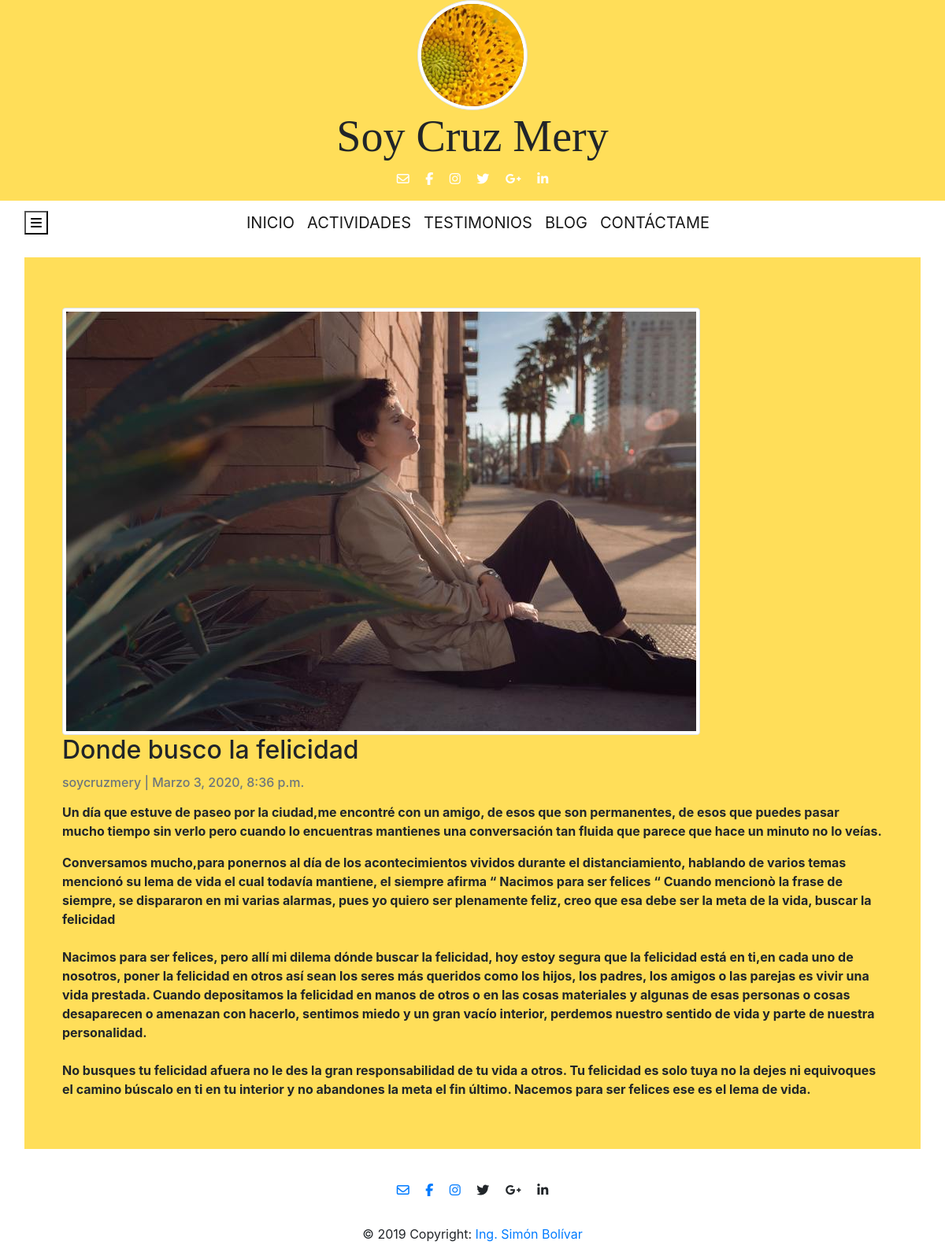
/blog/Donde_busco_la_felicidad/, run on an earlier commit of the app's database.
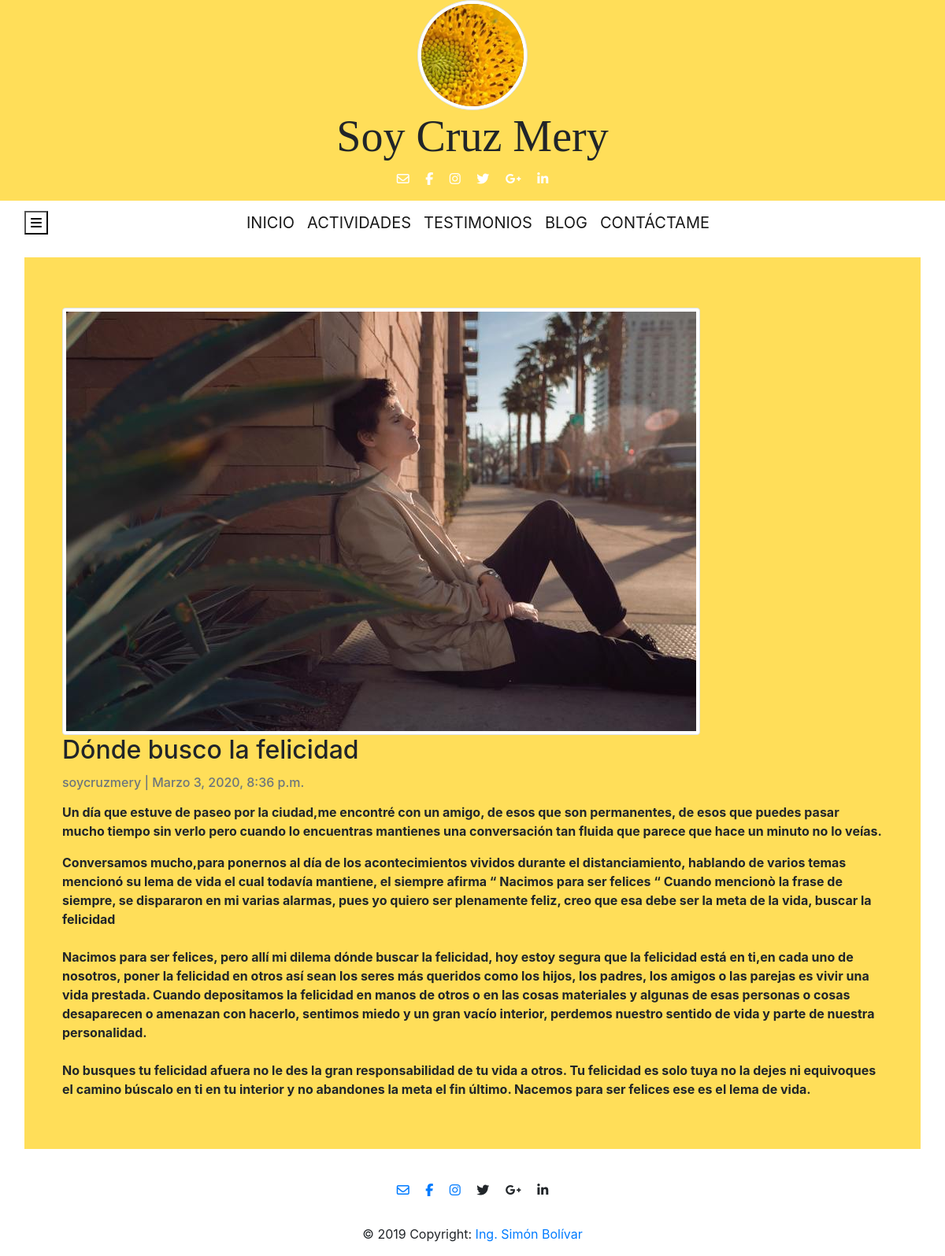
And on a later commit of the database.
### blog/models.py (models this page shows, shortened)
class Post(models.Model):
    titulo = models.CharField(max_length=200, unique=True)
    slug = models.SlugField(max_length=200, unique=True)
    autor = models.ForeignKey(User, on_delete= models.CASCADE,related_name='blog_posts')
    subido_on = models.DateTimeField(auto_now= True)
    contenido = models.TextField()
    creado_on = models.DateTimeField(auto_now_add=True)
    status = models.IntegerField(choices=STATUS, default=0)
    image = models.ImageField(upload_to="blog", null=True, blank=True,
        verbose_name="Imagen")
    class Meta:
        ordering = ['-creado_on']

### blog/views.py (the view)
# urls.py: url(r'^(?P<slug>[-\w]+)/$', views.PostDetail.as_view(), name='PostDetail'),
class PostDetail(generic.DetailView):
    model = Post
    template_name = 'detalleDePost.html'

### actividades/templates/detalleDePost.html
{% extends 'base.html' %}
{% load static %}
{% block content %}
    <div class="position-relative overflow-hidden p-3 p-md-5 m-md-3 bg-primary">
        <div class="row">
        <div class="col-md-12 mt-3 col-lg-12 left">
            {% autoescape off %}
                <img class="img-thumbnail h-30" src="{{ object.image.url}}" class="" alt="{{ object.titulo }}" >
                    <h2 class="card-title">{{ object.titulo }}</h2>
                    <p class="card-text text-muted h6">{{ object.autor }} | {{ object.creado_on}} </p>
                    <p class="card-text">{{object.contenido }}</p>
            {% endautoescape %}
        </div>
        </div>
    </div>
{% endblock %}

What changed in the data, as far as the page shows it:
changed Post "soycruzmery": titulo "Donde busco la felicidad" → "Dónde busco la felicidad"
